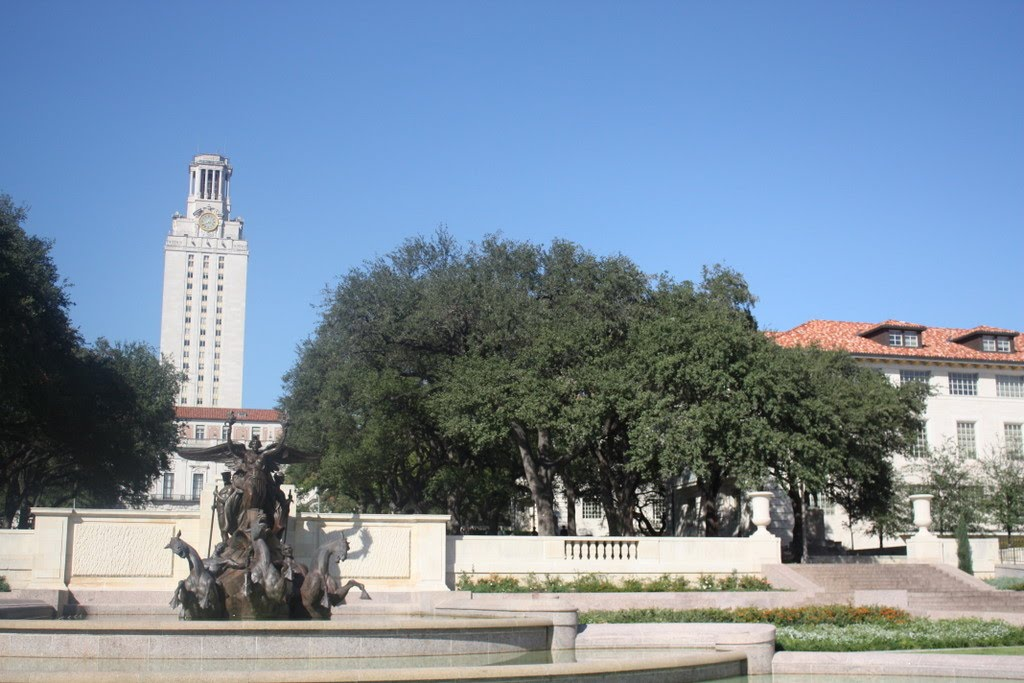
//> input picture Image-Processing-and-Deep-Learning/Data/Img01.jpg, 1024 x 683 px
$ ./stitching   (built with g++ and OpenCV 4)
//> lines starting //> are read from the running program, lines starting //| are printed output that depends on the picture
// stitching.cpp : Defines the entry point for the console application.
//

#include <opencv2/opencv.hpp>
#include <iostream>

using namespace cv;

template <typename T>
Mat cal_affine(int ptl_x[], int ptl_y[], int ptr_x[], int ptr_y[], int number_of_points);

void blend_stitching(const Mat I1, const Mat I2, Mat &I_f, int diff_x, int diff_y, float alpha);

int main() {
	Mat I1, I2;

	// Read each image
	I1 = imread("Img01.jpg");
//> I1 is the input picture: 683 rows x 1024 cols, CV_8UC3; mean B, G, R 159.1, 140, 121.8
	I2 = imread("Img02.jpg");
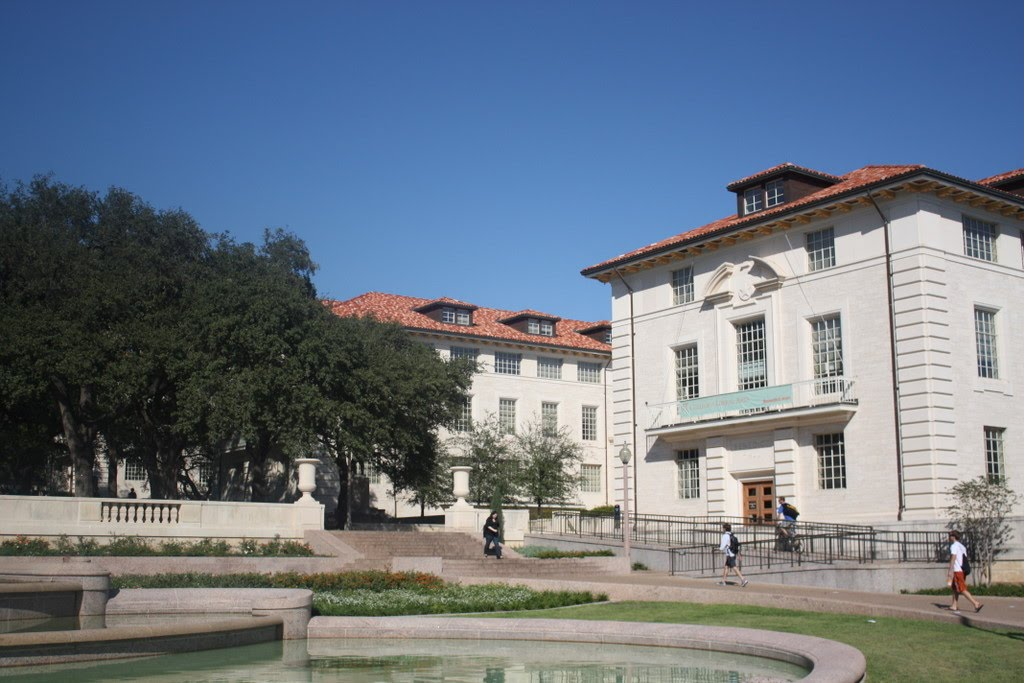
//> input picture Image-Processing-and-Deep-Learning/Data/Img02.jpg, 1024 x 683 px
//> I2 is the input picture: 683 rows x 1024 cols, CV_8UC3; mean B, G, R 132.1, 118.9, 107.7

	I1.convertTo(I1, CV_32FC3, 1.0 / 255);
//> I1: 683 rows x 1024 cols, CV_32FC3
	I2.convertTo(I2, CV_32FC3, 1.0 / 255);
//> I2: 683 rows x 1024 cols, CV_32FC3

	// corresponding pixels
	int ptl_x[28] = { 509, 558, 605, 649, 680, 689, 705, 730, 734, 768, 795, 802, 818, 837, 877, 889, 894, 902, 917, 924, 930, 948, 964, 969, 980, 988, 994, 998 };
	int ptl_y[28] = { 528, 597, 581, 520, 526, 581, 587, 496, 506, 500, 342, 558, 499, 642, 474, 456, 451, 475, 530, 381, 472, 475, 426, 539, 329, 341, 492, 511 };
	int ptr_x[28] = { 45, 89, 142, 194, 226, 230, 246, 279, 281, 314, 352, 345, 365, 372, 421, 434, 439, 446, 456, 472, 471, 488, 506, 503, 527, 532, 528, 531 };
	int ptr_y[28] = { 488, 561, 544, 482, 490, 546, 552, 462, 471, 467, 313, 526, 468, 607, 445, 429, 424, 447, 500, 358, 446, 449, 403, 510, 312, 324, 466, 484 };

	// Check for invalid input
	if (!I1.data || !I2.data) {
		std::cout << "Could not open or find the image" << std::endl;
		return -1;
	}

	// height(row), width(col) of each image
	const float I1_row = I1.rows;
//> I1_row = 683
	const float I1_col = I1.cols;
//> I1_col = 1024
	const float I2_row = I2.rows;
//> I2_row = 683
	const float I2_col = I2.cols;
//> I2_col = 1024

	// calculate affine Matrix A12, A21
	Mat A12 = cal_affine<float>(ptl_x, ptl_y, ptr_x, ptr_y, 28);
	Mat A21 = cal_affine<float>(ptr_x, ptr_y, ptl_x, ptl_y, 28);

	// compute corners (p1, p2, p3, p4)
	// p1: (0,0)
	// p2: (row, 0)
	// p3: (row, col)
	// p4: (0, col)
	Point2f p1(A21.at<float>(0) * 0 + A21.at<float>(1) * 0 + A21.at<float>(2), A21.at<float>(3) * 0 + A21.at<float>(4) * 0 + A21.at<float>(5));
	Point2f p2(A21.at<float>(0) * 0 + A21.at<float>(1) * I2_row + A21.at<float>(2), A21.at<float>(3) * 0 + A21.at<float>(4) * I2_row + A21.at<float>(5));
//> p2 = Point(466.9, 730.4)
	Point2f p3(A21.at<float>(0) * I2_col + A21.at<float>(1) * I2_row + A21.at<float>(2), A21.at<float>(3) * I2_col + A21.at<float>(4) * I2_row + A21.at<float>(5));
//> p3 = Point(1505.8, 702.4)
	Point2f p4(A21.at<float>(0) * I2_col + A21.at<float>(1) * 0 + A21.at<float>(2), A21.at<float>(3) * I2_col + A21.at<float>(4) * 0 + A21.at<float>(5));
//> p4 = Point(1461, -3.5)

	// compute boundary for merged image(I_f)
	// bound_u <= 0
	// bound_b >= I1_row-1
	// bound_l <= 0
	// bound_b >= I1_col-1
	int bound_u = (int)round(min(0.0f, min(p1.y, p4.y)));
//> bound_u = -4
	int bound_b = (int)round(max(I1_row - 1, max(p2.y, p3.y)));
//> bound_b = 730
	int bound_l = (int)round(min(0.0f, min(p1.x, p2.x)));
//> bound_l = 0
	int bound_r = (int)round(max(I1_col - 1, max(p3.x, p4.x)));
//> bound_r = 1506

	// initialize merged image
	Mat I_f(bound_b - bound_u + 1, bound_r - bound_l + 1, CV_32FC3, Scalar(0));

	// inverse warping with bilinear interplolation
	for (int i = bound_u; i <= bound_b; i++) {
		for (int j = bound_l; j <= bound_r; j++) {
			float x = A12.at<float>(0) * j + A12.at<float>(1) * i + A12.at<float>(2) - bound_l;
			float y = A12.at<float>(3) * j + A12.at<float>(4) * i + A12.at<float>(5) - bound_u;

			float y1 = floor(y);
			float y2 = ceil(y);
			float x1 = floor(x);
			float x2 = ceil(x);

			float mu = y - y1;
			float lambda = x - x1;

			if (x1 >= 0 && x2 < I2_col && y1 >= 0 && y2 < I2_row)
				I_f.at<Vec3f>(i - bound_u, j - bound_l) = lambda * (mu * I2.at<Vec3f>(y2, x2) + (1 - mu) * I2.at<Vec3f>(y1, x2)) +
				(1 - lambda) *(mu * I2.at<Vec3f>(y2, x1) + (1 - mu) * I2.at<Vec3f>(y1, x1));
		}
	}
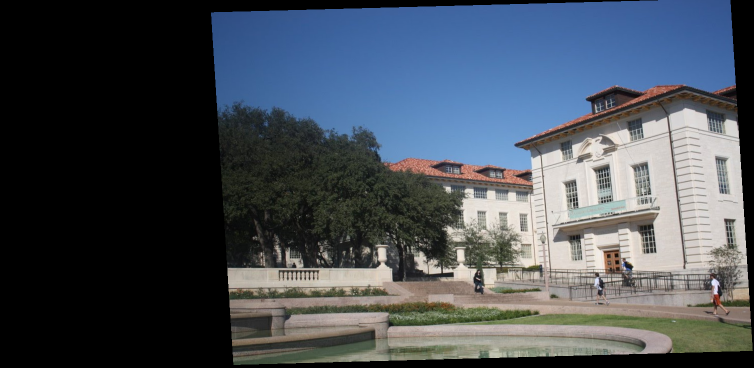
//> I_f: 735 rows x 1507 cols, CV_32FC3 (shown at 1/2 size); mean B, G, R 0.343, 0.309, 0.28

	// image stitching with blend
	blend_stitching(I1, I2, I_f, bound_l, bound_u, 0.5);

	namedWindow("Left Image");
	imshow("Left Image", I1);

	namedWindow("Right Image");
	imshow("Right Image", I2);

	namedWindow("result");
	imshow("result", I_f);

	I_f.convertTo(I_f, CV_8UC3, 255.0);
	imwrite("result.png", I_f);

	waitKey(0);

	return 0;
}

template <typename T>
Mat cal_affine(int ptl_x[], int ptl_y[], int ptr_x[], int ptr_y[], int number_of_points) {

	Mat M(2 * number_of_points, 6, CV_32F, Scalar(0));
	Mat b(2 * number_of_points, 1, CV_32F);

	Mat M_trans, temp, affineM;

	// initialize matrix
	for (int i = 0; i < number_of_points; i++) {
		M.at<T>(2 * i, 0) = ptl_x[i];		M.at<T>(2 * i, 1) = ptl_y[i];		M.at<T>(2 * i, 2) = 1;
		M.at<T>(2 * i + 1, 3) = ptl_x[i];		M.at<T>(2 * i + 1, 4) = ptl_y[i];		M.at<T>(2 * i + 1, 5) = 1;
		b.at<T>(2 * i) = ptr_x[i];		b.at<T>(2 * i + 1) = ptr_y[i];
	}

	// (M^T * M)^(−1) * M^T * b ( * : Matrix multiplication)
	transpose(M, M_trans);
	invert(M_trans * M, temp);
	affineM = temp * M_trans * b;

	return affineM;
}

void blend_stitching(const Mat I1, const Mat I2, Mat &I_f, int bound_l, int bound_u, float alpha) {
//> called with bound_l = 0, bound_u = -4, alpha = 0.5

	int col = I_f.cols;
//> col = 1507
	int row = I_f.rows;

	// I2 is already in I_f by inverse warping
	for (int i = 0; i < I1.rows; i++) {
		for (int j = 0; j < I1.cols; j++) {
			bool cond_I2 = I_f.at<Vec3f>(i - bound_u, j - bound_l) != Vec3f(0, 0, 0) ? true : false;

			if (cond_I2)
				I_f.at<Vec3f>(i - bound_u, j - bound_l) = alpha * I1.at<Vec3f>(i, j) + (1 - alpha) * I_f.at<Vec3f>(i - bound_u, j - bound_l);
			else
				I_f.at<Vec3f>(i - bound_u, j - bound_l) = I1.at<Vec3f>(i, j);

		}
	}
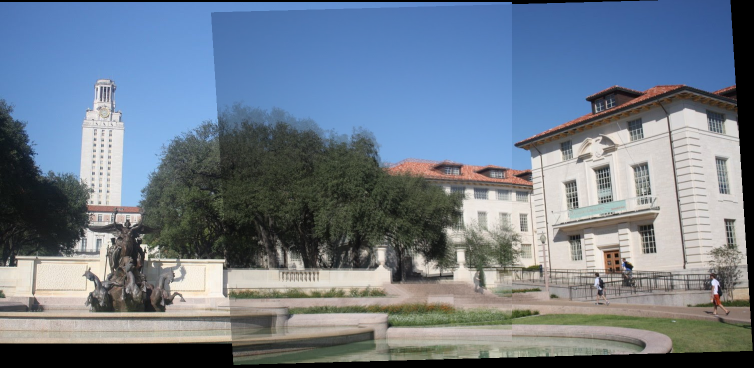
//> I_f: 735 rows x 1507 cols, CV_32FC3 (shown at 1/2 size); mean B, G, R 0.547, 0.489, 0.438
}
